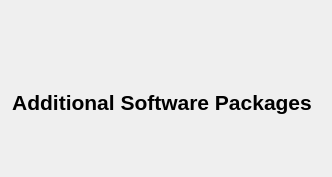
        <widget class="QWidget" name="TitleTool">
         <layout class="QVBoxLayout" name="verticalLayout_2">
          <property name="spacing">
           <number>10</number>
          </property>
          <property name="leftMargin">
           <number>12</number>
          </property>
          <property name="topMargin">
           <number>40</number>
          </property>
          <property name="rightMargin">
           <number>20</number>
          </property>
          <property name="bottomMargin">
           <number>40</number>
          </property>
          <item>
           <widget class="QLabel" name="LosAlamosLogo">
            <property name="sizePolicy">
             <sizepolicy hsizetype="Fixed" vsizetype="MinimumExpanding">
              <horstretch>0</horstretch>
              <verstretch>0</verstretch>
             </sizepolicy>
            </property>
            <property name="maximumSize">
             <size>
              <width>376</width>
              <height>74</height>
             </size>
            </property>
            <property name="text">
             <string/>
            </property>
            <property name="pixmap">
             <pixmap resource="Icons/IconResourceFile.qrc">:/Logos/Logos/LANL Logo Ultramarine.png</pixmap>
            </property>
            <property name="scaledContents">
             <bool>true</bool>
            </property>
           </widget>
          </item>
          <item>
           <spacer name="verticalSpacer_7">
            <property name="orientation">
             <enum>Qt::Orientation::Vertical</enum>
            </property>
            <property name="sizeType">
             <enum>QSizePolicy::Policy::MinimumExpanding</enum>
            </property>
            <property name="sizeHint" stdset="0">
             <size>
              <width>20</width>
              <height>1</height>
             </size>
            </property>
           </spacer>
          </item>
          <item alignment="Qt::AlignmentFlag::AlignHCenter|Qt::AlignmentFlag::AlignVCenter">
           <widget class="QLabel" name="EVPFFTLogo">
            <property name="sizePolicy">
             <sizepolicy hsizetype="Preferred" vsizetype="Expanding">
              <horstretch>0</horstretch>
              <verstretch>0</verstretch>
             </sizepolicy>
            </property>
            <property name="minimumSize">
             <size>
              <width>0</width>
              <height>0</height>
             </size>
            </property>
            <property name="maximumSize">
             <size>
              <width>225</width>
              <height>175</height>
             </size>
            </property>
            <property name="text">
             <string/>
            </property>
            <property name="pixmap">
             <pixmap resource="Icons/IconResourceFile.qrc">:/Logos/Logos/FIERRO.png</pixmap>
            </property>
            <property name="scaledContents">
             <bool>true</bool>
            </property>
            <property name="wordWrap">
             <bool>false</bool>
            </property>
            <property name="indent">
             <number>-1</number>
            </property>
           </widget>
          </item>
          <item>
           <spacer name="verticalSpacer_6">
            <property name="orientation">
             <enum>Qt::Orientation::Vertical</enum>
            </property>
            <property name="sizeType">
             <enum>QSizePolicy::Policy::MinimumExpanding</enum>
            </property>
            <property name="sizeHint" stdset="0">
             <size>
              <width>20</width>
              <height>1</height>
             </size>
            </property>
           </spacer>
          </item>
          <item alignment="Qt::AlignmentFlag::AlignTop">
           <widget class="QFrame" name="AdditionalSoftware">
            <property name="frameShape">
             <enum>QFrame::Shape::NoFrame</enum>
            </property>
            <property name="frameShadow">
             <enum>QFrame::Shadow::Raised</enum>
            </property>
            <layout class="QVBoxLayout" name="verticalLayout_10">
             <property name="spacing">
              <number>8</number>
             </property>
             <property name="leftMargin">
              <number>0</number>
             </property>
             <property name="topMargin">
              <number>0</number>
             </property>
             <property name="rightMargin">
              <number>0</number>
             </property>
             <property name="bottomMargin">
              <number>0</number>
             </property>
             <item alignment="Qt::AlignmentFlag::AlignBottom">
              <widget class="QLabel" name="LAdditionalSoftware">
               <property name="font">
                <font>
                 <pointsize>16</pointsize>
                </font>
               </property>
               <property name="text">
                <string>&lt;html&gt;&lt;head/&gt;&lt;body&gt;&lt;p align=&quot;center&quot;&gt;&lt;span style=&quot; font-weight:700; color:#000000;&quot;&gt;Additional Software Packages&lt;/span&gt;&lt;/p&gt;&lt;/body&gt;&lt;/html&gt;</string>
               </property>
              </widget>
             </item>
             <item>
              <widget class="QFrame" name="AdditionalSoftwareLogos">
               <property name="sizePolicy">
                <sizepolicy hsizetype="Preferred" vsizetype="Expanding">
                 <horstretch>0</horstretch>
                 <verstretch>0</verstretch>
                </sizepolicy>
               </property>
               <property name="frameShape">
                <enum>QFrame::Shape::NoFrame</enum>
               </property>
               <property name="frameShadow">
                <enum>QFrame::Shadow::Raised</enum>
               </property>
               <layout class="QHBoxLayout" name="horizontalLayout_5">
                <property name="spacing">
                 <number>10</number>
                </property>
                <property name="leftMargin">
                 <number>0</number>
                </property>
                <property name="topMargin">
                 <number>0</number>
                </property>
                <property name="rightMargin">
                 <number>0</number>
                </property>
                <property name="bottomMargin">
                 <number>0</number>
                </property>
                <item>
                 <widget class="QLabel" name="MatarLogo">
                  <property name="maximumSize">
                   <size>
                    <width>120</width>
                    <height>60</height>
                   </size>
                  </property>
                  <property name="text">
                   <string/>
                  </property>
                  <property name="pixmap">
                   <pixmap resource="Icons/IconResourceFile.qrc">:/Logos/Logos/MATAR_logo2.png</pixmap>
                  </property>
                  <property name="scaledContents">
                   <bool>true</bool>
                  </property>
                 </widget>
                </item>
                <item>
                 <widget class="QLabel" name="ParaviewLogo">
                  <property name="maximumSize">
                   <size>
                    <width>130</width>
                    <height>30</height>
                   </size>
                  </property>
                  <property name="text">
                   <string/>
                  </property>
                  <property name="pixmap">
                   <pixmap resource="Icons/IconResourceFile.qrc">:/Logos/Logos/ParaView_logo.png</pixmap>
                  </property>
                  <property name="scaledContents">
                   <bool>true</bool>
                  </property>
                 </widget>
                </item>
               </layout>
              </widget>
             </item>
            </layout>
           </widget>
          </item>
         </layout>
        </widget>
